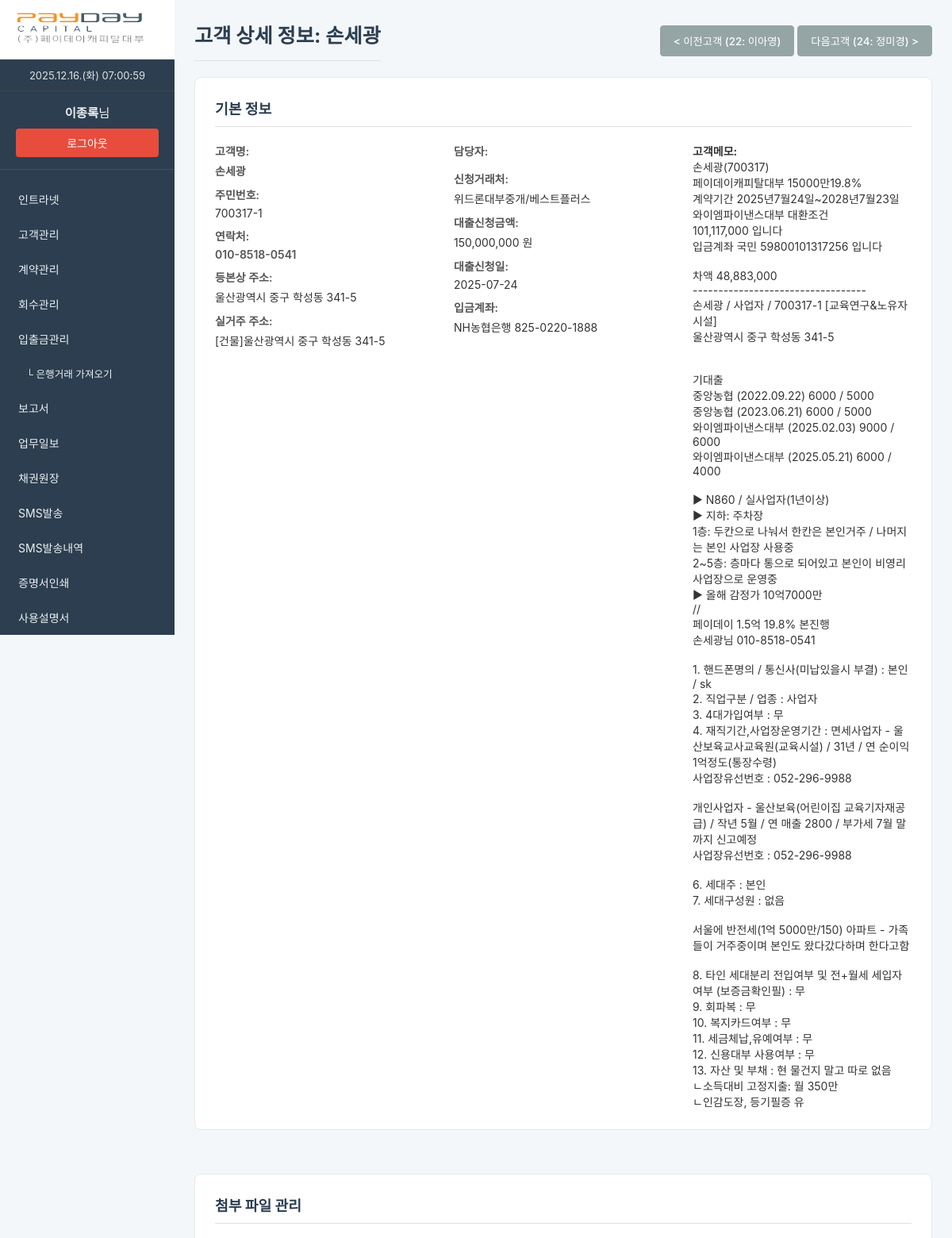
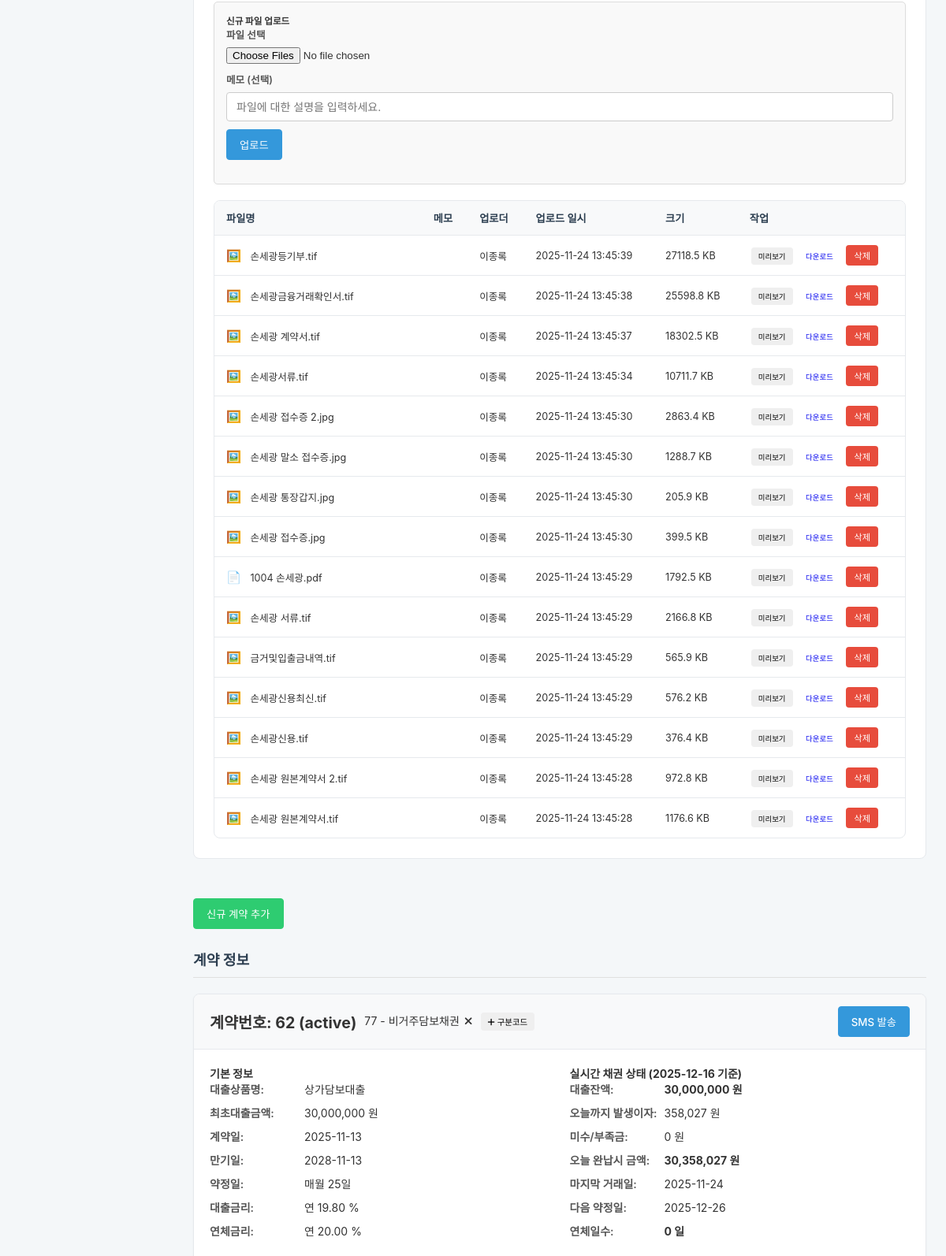
/pages/customer_detail.php?id=23 (signed in, upper part), run on the app's committed database (2 pictures, top to bottom).
### tables this page shows
CREATE TABLE `customers` (
  `id` int(11) NOT NULL AUTO_INCREMENT,
  `name` varchar(100) NOT NULL,
  `resident_id_partial` varchar(8) DEFAULT NULL,
  `phone` varchar(20) NOT NULL,
  `address` varchar(255) DEFAULT NULL,
  `address_registered` varchar(255) DEFAULT NULL,
  `address_actual` varchar(255) DEFAULT NULL,
  `memo` text DEFAULT NULL,
  `created_at` datetime DEFAULT current_timestamp(),
  `application_source` varchar(255) DEFAULT NULL COMMENT '신청거래처',
  `requested_loan_amount` decimal(15,2) DEFAULT NULL COMMENT '대출신청금액',
  `loan_application_date` date DEFAULT NULL COMMENT '대출신청일',
  `manager` varchar(100) DEFAULT NULL COMMENT '담당자',
  `bank_name` varchar(50) DEFAULT NULL,
  `account_number` varchar(100) DEFAULT NULL,
  PRIMARY KEY (`id`),
  FULLTEXT KEY `ft_name_phone` (`name`,`phone`)
);

CREATE TABLE `customer_files` (
  `id` int(11) NOT NULL AUTO_INCREMENT,
  `customer_id` int(11) NOT NULL COMMENT '고객 ID',
  `uploader_id` int(11) NOT NULL COMMENT '업로드한 직원 ID',
  `original_filename` varchar(255) NOT NULL COMMENT '원본 파일명',
  `stored_filename` varchar(255) NOT NULL COMMENT '서버에 저장된 파일명 (고유)',
  `file_path` varchar(255) NOT NULL COMMENT '파일 저장 경로',
  `file_type` varchar(100) NOT NULL COMMENT '파일 MIME 타입',
  `file_size` int(11) NOT NULL COMMENT '파일 크기 (bytes)',
  `memo` text DEFAULT NULL COMMENT '파일에 대한 메모/설명',
  `uploaded_at` datetime NOT NULL DEFAULT current_timestamp() COMMENT '업로드 시간',
  PRIMARY KEY (`id`),
  KEY `idx_customer_id` (`customer_id`),
  KEY `uploader_id` (`uploader_id`)
);

CREATE TABLE `employees` (
  `id` int(11) NOT NULL AUTO_INCREMENT,
  `username` varchar(50) NOT NULL,
  `password` varchar(255) NOT NULL,
  `name` varchar(100) NOT NULL,
  `permission_level` int(11) NOT NULL DEFAULT 0,
  `created_at` datetime DEFAULT current_timestamp(),
  PRIMARY KEY (`id`),
  UNIQUE KEY `username` (`username`)
);

CREATE TABLE `contracts` (
  `id` int(11) NOT NULL AUTO_INCREMENT,
  `customer_id` int(11) NOT NULL,
  `loan_amount` decimal(15,2) NOT NULL,
  `current_outstanding_principal` decimal(15,2) NOT NULL DEFAULT 0.00 COMMENT '현재 대출 잔액',
  `interest_rate` decimal(5,2) NOT NULL,
  `overdue_interest_rate` decimal(5,2) NOT NULL DEFAULT 0.00,
  `prepayment_rate` decimal(5,2) NOT NULL DEFAULT 0.00,
  `cumulative_overdue_days` int(11) NOT NULL DEFAULT 0,
  `loan_date` date NOT NULL,
  `maturity_date` date NOT NULL,
  `status` varchar(50) NOT NULL DEFAULT 'active',
  `product_name` varchar(100) DEFAULT NULL,
  `collateral_type` varchar(100) DEFAULT NULL,
  `collateral_address` varchar(255) DEFAULT NULL,
  `brokerage_channel` varchar(100) DEFAULT NULL,
  `broker_name` varchar(100) DEFAULT NULL,
  `payment_due_day` int(2) DEFAULT NULL,
  `created_at` datetime DEFAULT current_timestamp(),
  `bank_name` varchar(255) DEFAULT NULL,
  `account_number` varchar(255) DEFAULT NULL,
  `account_holder` varchar(255) DEFAULT NULL,
  `agreement_date` int(11) DEFAULT NULL COMMENT '약정일 (매월 납입일)',
  `repayment_method` varchar(50) DEFAULT NULL COMMENT '상환방법',
  `monthly_installment` decimal(15,2) DEFAULT NULL COMMENT '월상환약정금액',
  `contract_period_years` int(11) DEFAULT 3 COMMENT '계약기간(년)',
  `manager` varchar(100) DEFAULT NULL COMMENT '관리담당자',
  `shortfall_amount` decimal(15,2) DEFAULT 0.00,
  `next_due_date` date DEFAULT NULL,
  `last_interest_calc_date` date DEFAULT NULL,
  `rate_change_date` date DEFAULT NULL COMMENT '이율 변경 기준일',
  `new_interest_rate` decimal(5,2) DEFAULT NULL COMMENT '변경-정상 이율',
  `new_overdue_rate` decimal(5,2) DEFAULT NULL COMMENT '변경-연체 이율',
  `deferred_agreement_amount` decimal(15,2) DEFAULT 0.00 COMMENT '유예약정금',
  PRIMARY KEY (`id`),
  KEY `customer_id` (`customer_id`)
);

CREATE TABLE `classification_codes` (
  `id` int(11) NOT NULL AUTO_INCREMENT,
  `code` varchar(50) NOT NULL COMMENT '구분코드 (예: 001)',
  `name` varchar(100) NOT NULL COMMENT '구분명 (예: 우량채권)',
  `created_at` datetime DEFAULT current_timestamp(),
  PRIMARY KEY (`id`),
  UNIQUE KEY `unique_code` (`code`)
);

### pages/customer_detail.php (the view, shortened to what the rows shown need)
<?php
include('header.php');
include_once(__DIR__ . '/../common.php');
include_once('../process/file_process.php');
$customer_id = (int)$_GET['id'];
$stmt = mysqli_prepare($link, "SELECT * FROM customers WHERE id = ?");
mysqli_stmt_bind_param($stmt, "i", $customer_id);
mysqli_stmt_execute($stmt);
$customer_result = mysqli_stmt_get_result($stmt);
$customer = mysqli_fetch_assoc($customer_result);
$stmt = mysqli_prepare($link, "SELECT * FROM contracts WHERE customer_id = ? ORDER BY loan_date DESC");
mysqli_stmt_bind_param($stmt, "i", $customer_id);
mysqli_stmt_execute($stmt);
$contracts_result = mysqli_stmt_get_result($stmt);
$contracts = mysqli_fetch_all($contracts_result, MYSQLI_ASSOC);
$contract_ids = [];
if (!empty($contracts)) {
    $contract_ids = array_column($contracts, 'id');
}
$last_trans_dates = [];
if (!empty($contract_ids)) {
    $contract_ids_str = implode(',', array_map('intval', $contract_ids));
    $sql_last_trans = "SELECT contract_id, MAX(collection_date) as last_date
                       FROM collections
                       WHERE contract_id IN ($contract_ids_str)
                       GROUP BY contract_id";
    $result_last_trans = mysqli_query($link, $sql_last_trans);
    while ($row = mysqli_fetch_assoc($result_last_trans)) {
        $last_trans_dates[$row['contract_id']] = $row['last_date'];
    }
}
function get_status_display_detail($status) {
    $status_map = [
        'active' => '<span class="status-badge status-active">정상</span>',
        'paid' => '<span class="status-badge status-paid">완납</span>',
        'defaulted' => '<span class="status-badge status-defaulted">부실</span>',
        'overdue' => '<span class="status-badge status-overdue">연체</span>',
    ];
    return $status_map[$status] ?? htmlspecialchars($status ?? '');
}
function getFileIcon($filename) {
    $extension = strtolower(pathinfo($filename, PATHINFO_EXTENSION));
    switch ($extension) {
        case 'pdf':
            return '📄';
        case 'jpg':
        case 'jpeg':
        case 'png':
        case 'gif':
        case 'bmp':
        case 'webp':
        case 'tif':
        case 'tiff':
            return '🖼️';
    }
}
$prev_id_query = mysqli_query($link, "SELECT id, name FROM customers WHERE id < $customer_id ORDER BY id DESC LIMIT 1");
$prev_customer = mysqli_fetch_assoc($prev_id_query);
$prev_id = $prev_customer['id'] ?? null;
$prev_name = $prev_customer['name'] ?? '';
$next_id_query = mysqli_query($link, "SELECT id, name FROM customers WHERE id > $customer_id ORDER BY id ASC LIMIT 1");
$next_customer = mysqli_fetch_assoc($next_id_query);
$next_id = $next_customer['id'] ?? null;
$next_name = $next_customer['name'] ?? '';
?>
<div style="display: flex; justify-content: space-between; align-items: center; margin-bottom: 20px;">
    <h2 style="margin-bottom: 0;">고객 상세 정보: <?php echo htmlspecialchars($customer['name']); ?></h2>
    <div>
        <?php if ($prev_id): ?>
            <a href="customer_detail.php?id=<?php echo $prev_id; ?>" class="btn btn-secondary">
                &lt; 이전고객 (<?php echo $prev_id; ?>: <?php echo htmlspecialchars($prev_name); ?>)
            </a>
        <?php else: ?>
            <button class="btn btn-secondary" disabled>이전고객 없음</button>
        <?php endif; ?>
        <?php if ($next_id): ?>
            <a href="customer_detail.php?id=<?php echo $next_id; ?>" class="btn btn-secondary">
                다음고객 (<?php echo $next_id; ?>: <?php echo htmlspecialchars($next_name); ?>) &gt;
            </a>
        <?php else: ?>
            <button class="btn btn-secondary" disabled>다음고객 없음</button>
        <?php endif; ?>
    </div>
</div>
<div class="info-section-container">
    <div class="info-grid" style="grid-template-columns: 1fr 1fr 1fr; gap: 25px; align-items: start;">
        <div style="display: flex; flex-direction: column; gap: 10px;">
             <div class="info-item"><strong>고객명:</strong><span><strong><?php echo htmlspecialchars($customer['name']); ?></strong></span></div>
             <div class="info-item"><strong>주민번호:</strong><span><?php echo htmlspecialchars($customer['resident_id_partial']); ?></span></div>
             <div class="info-item"><strong>연락처:</strong><span><strong><?php echo htmlspecialchars($customer['phone']); ?></strong></span></div>
             <div class="info-item full-width"><strong>등본상 주소:</strong><span><?php echo htmlspecialchars($customer['address_registered']); ?></span></div>
             <div class="info-item full-width"><strong>실거주 주소:</strong><span><?php echo htmlspecialchars($customer['address_actual']); ?></span></div>
        </div>
        <div style="display: flex; flex-direction: column; gap: 10px;">
             <div class="info-item"><strong>신청거래처:</strong><span><?php echo htmlspecialchars($customer['application_source']); ?></span></div>
             <div class="info-item"><strong>대출신청금액:</strong><span><?php echo number_format($customer['requested_loan_amount']); ?> 원</span></div>
             <div class="info-item"><strong>대출신청일:</strong><span><?php echo htmlspecialchars($customer['loan_application_date']); ?></span></div>
             <div class="info-item full-width"><strong>입금계좌:</strong><span><?php echo htmlspecialchars($customer['bank_name'] . ' ' . $customer['account_number']); ?></span></div>
        </div>
        <div style="display: flex; flex-direction: column; height: 100%;">
            <strong>고객메모:</strong>
            <div class="memo-display" style="flex-grow: 1;"><?php echo nl2br(htmlspecialchars($customer['memo'] ?? '')); ?></div>
        </div>
    </div>
</div>
<div class="info-section-container" style="margin-top: 30px;">
    <div class="table-container">
        <table id="file-list-table">
            <thead>
                <tr>
                    <th style="width: 30%;">파일명</th>
                    <th>메모</th>
                    <th>업로더</th>
                    <th>업로드 일시</th>
                    <th>크기</th>
                    <th>작업</th>
                </tr>
            </thead>
            <tbody>
                <?php
                $customer_files = getCustomerFiles($link, $customer_id);
                ?>
                <?php if (empty($customer_files)): ?>
                    <tr><td colspan="6" style="text-align: center;">업로드된 파일이 없습니다.</td></tr>
                <?php else: foreach ($customer_files as $file): ?>
                    <tr id="file-row-<?php echo $file['id']; ?>">
                        <td>
                            <span style="font-size: 1.2em; margin-right: 8px;"><?php echo getFileIcon($file['original_filename']); ?></span>
                            <?php echo htmlspecialchars($file['original_filename']); ?>
                        </td>
                        <td class="editable-memo" data-file-id="<?php echo $file['id']; ?>">
                        </td>
                        <td><?php echo htmlspecialchars($file['uploader_name']); ?></td>
                        <td><?php echo $file['uploaded_at']; ?></td>
                        <td><?php echo round($file['file_size'] / 1024, 1); ?> KB</td>
                        <td class="action-buttons">
                            <button class="btn btn-xs view-file-btn"
                                    data-file-type="<?php echo htmlspecialchars($file['file_type']); ?>"
                                    data-file-name="<?php echo htmlspecialchars($file['original_filename']); ?>"
                                    data-file-id="<?php echo $file['id']; ?>">미리보기</button>
                            <a href="../process/file_process.php?action=download_file&file_id=<?php echo $file['id']; ?>" class="btn btn-xs">다운로드</a>
                            <button class="btn btn-xs del_btn delete-file-btn" data-file-id="<?php echo $file['id']; ?>">삭제</button>
                        </td>
                    </tr>
                <?php endforeach; endif; ?>
            </tbody>
        </table>
    </div>
</div>
<?php if (!empty($contracts)): foreach ($contracts as $contract):
    $contract_id = $contract['id'];
    $today = new DateTime();
    $outstanding_principal = (float)$contract['current_outstanding_principal'];
    $interest_data_today = calculateAccruedInterest($link, $contract, $today->format('Y-m-d'));
    $interest_accrued_today = $interest_data_today['total'];
    $payoff_amount = $outstanding_principal + $interest_accrued_today + (float)$contract['shortfall_amount'];
    $last_trans_date_str = $last_trans_dates[$contract_id] ?? $contract['loan_date'];
    $overdue_days = 0;
?>
<div class="contract-card">
    <div class="contract-card-header">
        <div style="display: flex; align-items: center; gap: 10px;">
            <h3>계약번호: <?php echo $contract_id; ?> (<?php echo get_status_display_detail($contract['status']); ?>)</h3>
            <div class="classification-badges">
                <?php
                $assigned_codes = get_contract_classifications($link, $contract_id);
                foreach ($assigned_codes as $code) {
                    echo '<span class="badge bg-info text-dark" style="margin-right: 5px;">' . htmlspecialchars($code['code']) . ' - ' . htmlspecialchars($code['name']) . ' <i class="fas fa-times remove-classification-btn" data-contract-id="' . $contract_id . '" data-code-id="' . $code['id'] . '" style="cursor: pointer; margin-left: 3px;"></i></span>';
                }
                ?>
                <button type="button" class="btn btn-xs btn-outline-secondary add-classification-btn" data-contract-id="<?php echo $contract_id; ?>"><i class="fas fa-plus"></i> 구분코드</button>
            </div>
        </div>
        <a href="sms.php?contract_id=<?php echo $contract['id']; ?>" class="btn btn-primary">SMS 발송</a>
    </div>
    <div class="contract-details-container" style="display: grid; grid-template-columns: 1fr 1fr; gap: 25px; align-items: start;">
        <div>
            <h4>기본 정보</h4>
            <div class="info-grid-condensed">
                <div class="info-item"><strong>대출상품명:</strong><span><?php echo htmlspecialchars($contract['product_name']); ?></span></div>
                <div class="info-item"><strong>최초대출금액:</strong><span><?php echo number_format($contract['loan_amount']); ?> 원</span></div>
                <div class="info-item"><strong>계약일:</strong><span><?php echo $contract['loan_date']; ?></span></div>
                <div class="info-item"><strong>만기일:</strong><span><?php echo $contract['maturity_date']; ?></span></div>
                <div class="info-item"><strong>약정일:</strong><span>매월 <?php echo htmlspecialchars($contract['agreement_date']); ?>일</span></div>
                <div class="info-item"><strong>대출금리:</strong><span>연 <?php echo htmlspecialchars($contract['interest_rate']); ?> %</span></div>
                <div class="info-item"><strong>연체금리:</strong><span>연 <?php echo htmlspecialchars($contract['overdue_interest_rate']); ?> %</span></div>
            </div>
        </div>
        <div>
            <h4>실시간 채권 상태 (<?php echo $today->format('Y-m-d'); ?> 기준)</h4>
            <div class="info-grid-condensed">
                <div class="info-item"><strong>대출잔액:</strong><span class="highlight-blue"><?php echo number_format($outstanding_principal); ?> 원</span></div>
                <div class="info-item"><strong>오늘까지 발생이자:</strong><span><?php echo number_format($interest_accrued_today); ?> 원</span></div>
                <div class="info-item"><strong>미수/부족금:</strong><span><?php echo number_format($contract['shortfall_amount']); ?> 원</span></div>
                <div class="info-item"><strong>오늘 완납시 금액:</strong><span class="highlight-green"><?php echo number_format($payoff_amount); ?> 원</span></div>
                <div class="info-item"><strong>마지막 거래일:</strong><span><?php echo $last_trans_date_str; ?></span></div>
                <div class="info-item"><strong>다음 약정일:</strong><span><?php echo htmlspecialchars($contract['next_due_date'] ?? ''); ?></span></div>
                <div class="info-item"><strong>연체일수:</strong><span class="highlight-red"><?php echo $overdue_days; ?> 일</span></div>
            </div>
        </div>
    </div>
</div>
<?php endforeach; else: ?>
    <div class="info-section-container"><p>이 고객의 계약 정보가 없습니다.</p></div>
<?php endif; ?>
<?php include 'footer.php'; ?>

### data on the page
customers: name "손세광", resident_id_partial "700317-1", phone "010-8518-0541", address_registered "울산광역시 중구 학성동 341-5", address_actual "[건물]울산광역시 중구 학성동 341-5", application_source "위드론대부중개/베스트플러스", requested_loan_amount "150,000,000", loan_application_date "2025-07-24", bank_name+account_number "NH농협은행 825-0220-1888", memo "손세광(700317) 페이데이캐피탈대부 15000만19.8% 계약기간 2025년7월24일~2028년7월23일 와이엠파이낸스대부 대환조건 101,117,000 입니다 입금계좌 국민 59800101317256 입니다 차액 48,883,000 ---------------------------------- 손세광 / 사업자 / 700317-1 [교육연구&노유자시설] 울산광역시 중구 학성동 341-5 기대출 중앙농협 (2022.09.22) 6000 / 5000 중앙농협 (2023.06.21) 6000 / 5000 와이엠파이낸스대부 (2025.02.03) 9000 / 6000 와이엠파이낸스대부 (2025.05.21) 6000 / 4000 ▶ N860 / 실사업자(1년이상) ▶ 지하: 주차장 1층: 두칸으로 나눠서 한칸은 본인거주 / 나머지는 본인 사업장 사용중 2~5층: 층마다 통으로 되어있고 본인이 비영리사업장으로 운영중 ▶ 올해 감정가 10억7000만 // 페이데이 1.5억 19.8% 본진행 손세광님 010-8518-0541 1. 핸드폰명의 / 통신사(미납있을시 부결) : 본인 / sk 2. 직업구분 / 업종 : 사업자 3. 4대가입여부 : 무 4. 재직기간,사업장운영기간 : 면세사업자 - 울산보육교사교육원(교육시설) / 31년 / 연 순이익 1억정도(통장수령) 사업장유선번호 : 052-296-9988 개인사업자 - 울산보육(어린이집…"
customers: id "22", name "이아영"
customers: id "24", name "정미경"
customer_files: original_filename "🖼️", original_filename "손세광등기부.tif", employees.name "이종록", uploaded_at "2025-11-24 13:45:39", $file['file_size']/1024 "27118.5"
customer_files: original_filename "🖼️", original_filename "손세광금융거래확인서.tif", employees.name "이종록", uploaded_at "2025-11-24 13:45:38", $file['file_size']/1024 "25598.8"
customer_files: original_filename "🖼️", original_filename "손세광 계약서.tif", employees.name "이종록", uploaded_at "2025-11-24 13:45:37", $file['file_size']/1024 "18302.5"
customer_files: original_filename "🖼️", original_filename "손세광서류.tif", employees.name "이종록", uploaded_at "2025-11-24 13:45:34", $file['file_size']/1024 "10711.7"
customer_files: original_filename "🖼️", original_filename "손세광 접수증 2.jpg", employees.name "이종록", uploaded_at "2025-11-24 13:45:30", $file['file_size']/1024 "2863.4"
customer_files: original_filename "🖼️", original_filename "손세광 말소 접수증.jpg", employees.name "이종록", uploaded_at "2025-11-24 13:45:30", $file['file_size']/1024 "1288.7"
customer_files: original_filename "🖼️", original_filename "손세광 통장갑지.jpg", employees.name "이종록", uploaded_at "2025-11-24 13:45:30", $file['file_size']/1024 "205.9"
customer_files: original_filename "🖼️", original_filename "손세광 접수증.jpg", employees.name "이종록", uploaded_at "2025-11-24 13:45:30", $file['file_size']/1024 "399.5"
customer_files: original_filename "📄", original_filename "1004 손세광.pdf", employees.name "이종록", uploaded_at "2025-11-24 13:45:29", $file['file_size']/1024 "1792.5"
customer_files: original_filename "🖼️", original_filename "손세광 서류.tif", employees.name "이종록", uploaded_at "2025-11-24 13:45:29", $file['file_size']/1024 "2166.8"
customer_files: original_filename "🖼️", original_filename "금거및입출금내역.tif", employees.name "이종록", uploaded_at "2025-11-24 13:45:29", $file['file_size']/1024 "565.9"
customer_files: original_filename "🖼️", original_filename "손세광신용최신.tif", employees.name "이종록", uploaded_at "2025-11-24 13:45:29", $file['file_size']/1024 "576.2"
customer_files: original_filename "🖼️", original_filename "손세광신용.tif", employees.name "이종록", uploaded_at "2025-11-24 13:45:29", $file['file_size']/1024 "376.4"
customer_files: original_filename "🖼️", original_filename "손세광 원본계약서 2.tif", employees.name "이종록", uploaded_at "2025-11-24 13:45:28", $file['file_size']/1024 "972.8"
customer_files: original_filename "🖼️", original_filename "손세광 원본계약서.tif", employees.name "이종록", uploaded_at "2025-11-24 13:45:28", $file['file_size']/1024 "1176.6"
contracts: id "62", status "active", product_name "상가담보대출", loan_amount "30,000,000", loan_date "2025-11-13", maturity_date "2028-11-13", agreement_date "25", interest_rate "19.80", overdue_interest_rate "20.00", current_outstanding_principal "30,000,000", interest_accrued_today "358,027", shortfall_amount "0", payoff_amount "30,358,027", id "2025-11-24", next_due_date "2025-12-26", overdue_days "0"
classification_codes: code "77", name "비거주담보채권"

### other printed values
$_SESSION["name"] "이종록"
